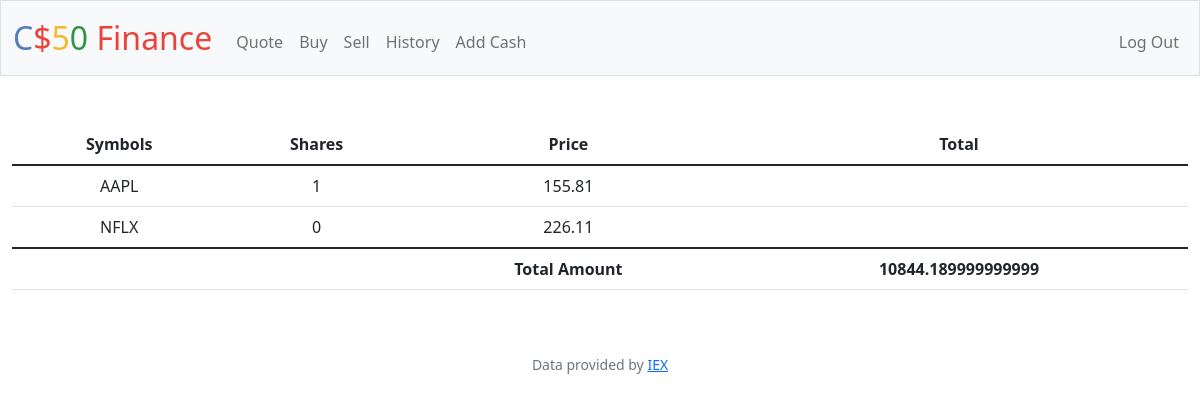
Page / (signed in) on the earlier database version.
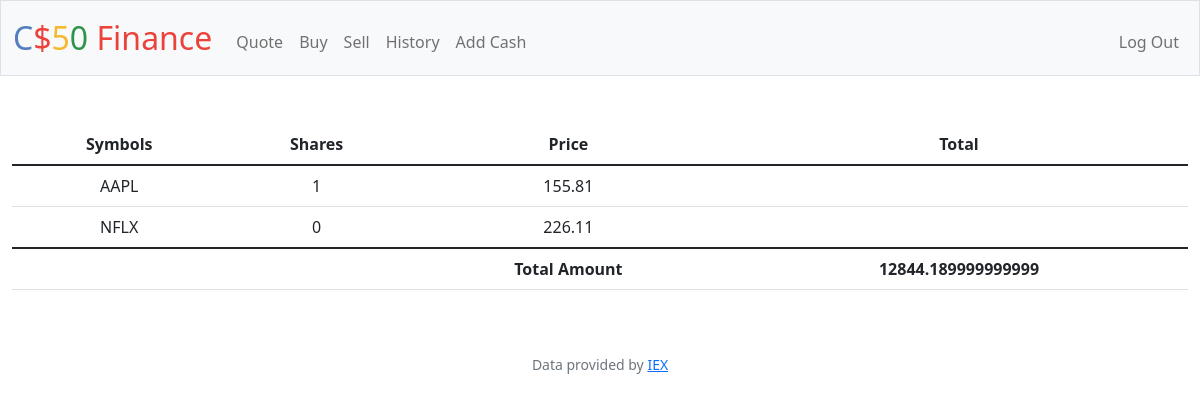
Same page on the later database version.
### tables this page shows
CREATE TABLE users (id INTEGER PRIMARY KEY AUTOINCREMENT NOT NULL, username TEXT NOT NULL, hash TEXT NOT NULL, cash NUMERIC NOT NULL DEFAULT 10000.00);

### app.py (the view)
@app.route("/")
@login_required
def index():
    user_id = session["user_id"]
    transactions_db = db.execute("SELECT symbol, SUM(shares) AS shares, price FROM transactions WHERE user_id = ? GROUP BY symbol", user_id)
    cash_db = db.execute("SELECT cash FROM users WHERE id = ?", user_id)
    cash = cash_db[0]["cash"]
    return render_template("index.html", database = transactions_db, cash = cash)

### app.py (called while the page is built)
@app.after_request
def after_request(response):
    response.headers["Cache-Control"] = "no-cache, no-store, must-revalidate"
    response.headers["Expires"] = 0
    response.headers["Pragma"] = "no-cache"
    return response

### helpers.py (called while the page is built)
def login_required(f):
    @wraps(f)
    def decorated_function(*args, **kwargs):
        if session.get("user_id") is None:
            return redirect("/login")
        return f(*args, **kwargs)
    return decorated_function

### templates/index.html (shortened to what this page needs)
{% extends "layout.html" %}
{% block main %}
    <table class = "table">
        <thead>
          <tr>
            <th scope = "col">Symbols</th>
            <th scope = "col">Shares</th>
            <th scope = "col">Price</th>
            <th scope = "col">Total</th>
          </tr>
        </thead>
        <tbody>
             {% for row in database %}
             <tr>
                 <td>{{ row["symbol"] }}</td>
                 <td>{{ row["shares"] }}</td>
                 <td>{{ row["price"] }}</td>
                 <td>{{ row["total"] }}</td>
             </tr>
             {% endfor %}
        </tbody>
        <tfoot>
            <tr>
                <td></td>
                <td></td>
                <th scope = "1">Total Amount</th>
                <th scope = "1">{{ cash }}</th>
            </tr>
        </tfoot>
     </table>
{% endblock %}

### templates/layout.html (shortened to what this page needs)
<!DOCTYPE html>
<html lang="en">
    <head>
        <link href="https://cdn.jsdelivr.net/npm/bootstrap@5.1.3/dist/css/bootstrap.min.css" rel="stylesheet">
        <link href="/static/styles.css" rel="stylesheet">
        <link href="https://cdn.jsdelivr.net/npm/bootstrap@5.2.0/dist/css/bootstrap.min.css" rel="stylesheet">
    </head>
    <body>
        <nav class="bg-light border navbar navbar-expand-md navbar-light">
            <div class="container-fluid">
                <a class="navbar-brand" href="/"><span class="blue">C</span><span class="red">$</span><span class="yellow">5</span><span class="green">0</span> <span class="red">Finance</span></a>
                <div class="collapse navbar-collapse" id="navbar">
                    {% if session["user_id"] %}
                        <ul class="navbar-nav me-auto mt-2">
                            <li class="nav-item"><a class="nav-link" href="/quote">Quote</a></li>
                            <li class="nav-item"><a class="nav-link" href="/buy">Buy</a></li>
                            <li class="nav-item"><a class="nav-link" href="/sell">Sell</a></li>
                            <li class="nav-item"><a class="nav-link" href="/history">History</a></li>
                            <li class="nav-item"><a class="nav-link" href="/add_cash">Add Cash</a></li>
                        </ul>
                        <ul class="navbar-nav ms-auto mt-2">
                            <li class="nav-item"><a class="nav-link" href="/logout">Log Out</a></li>
                        </ul>
                    {% else %}
                        <ul class="navbar-nav ms-auto mt-2">
                            <li class="nav-item"><a class="nav-link" href="/register">Register</a></li>
                            <li class="nav-item"><a class="nav-link" href="/login">Log In</a></li>
                        </ul>
                    {% endif %}
                </div>
            </div>
        </nav>
        <main class="container-fluid py-5 text-center">
            {% block main %}{% endblock %}
        </main>
        <footer class="mb-5 small text-center text-muted">
            Data provided by <a href="https://iexcloud.io/">IEX</a>
        </footer>
    </body>
</html>

### static/styles.css (style rules this page uses)
nav .navbar-brand { font-size: xx-large; }
nav .navbar-brand .blue { color: #537fbe; }
nav .navbar-brand .red { color: #ea433b; }
nav .navbar-brand .yellow { color: #f5b82e; }
nav .navbar-brand .green { color: #2e944b; }

Differences in the rows shown:
changed users: cash "10844.189999999999" → "12844.189999999999"
